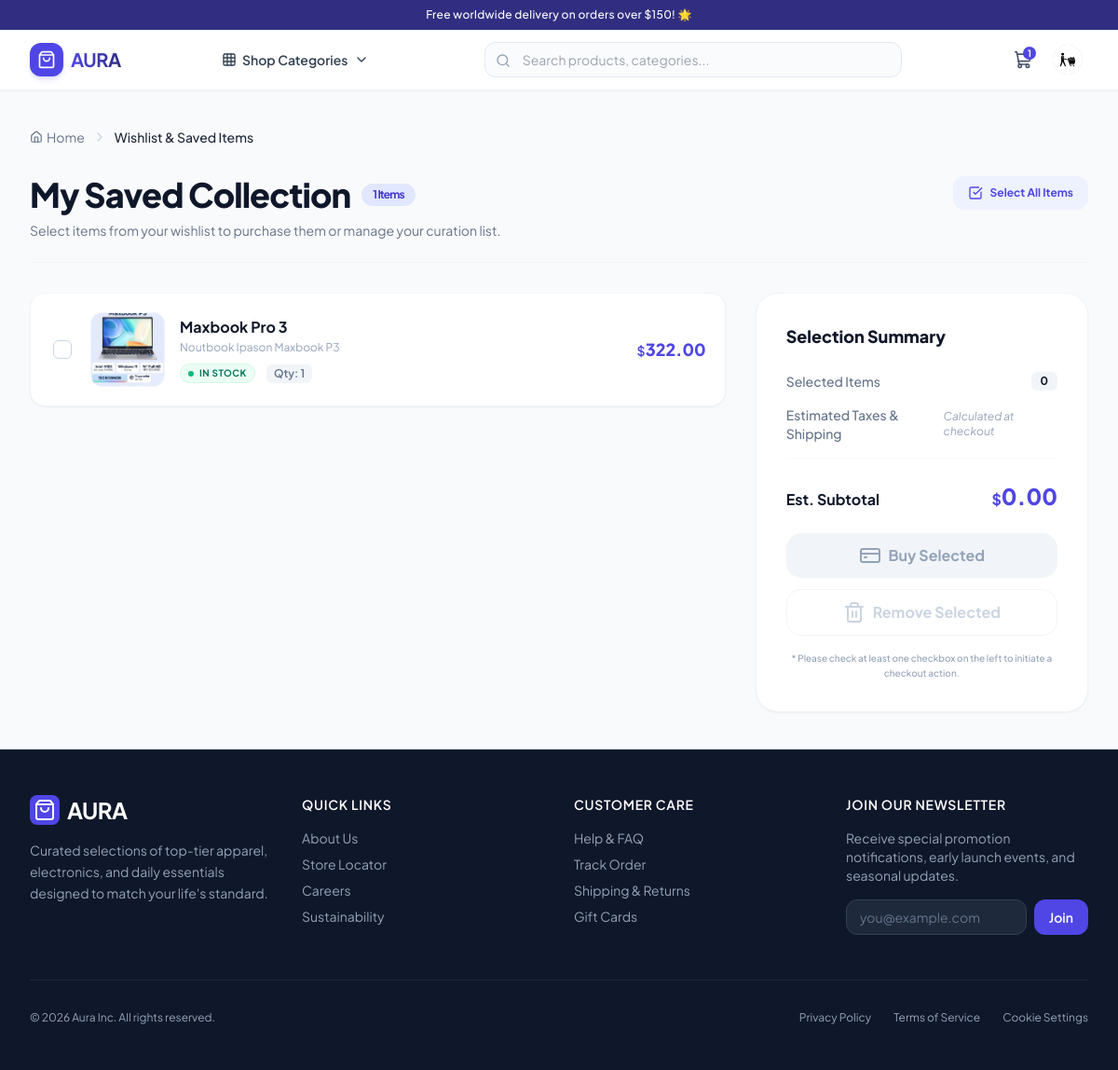
/saved (signed in), run on an earlier commit of the app's database.
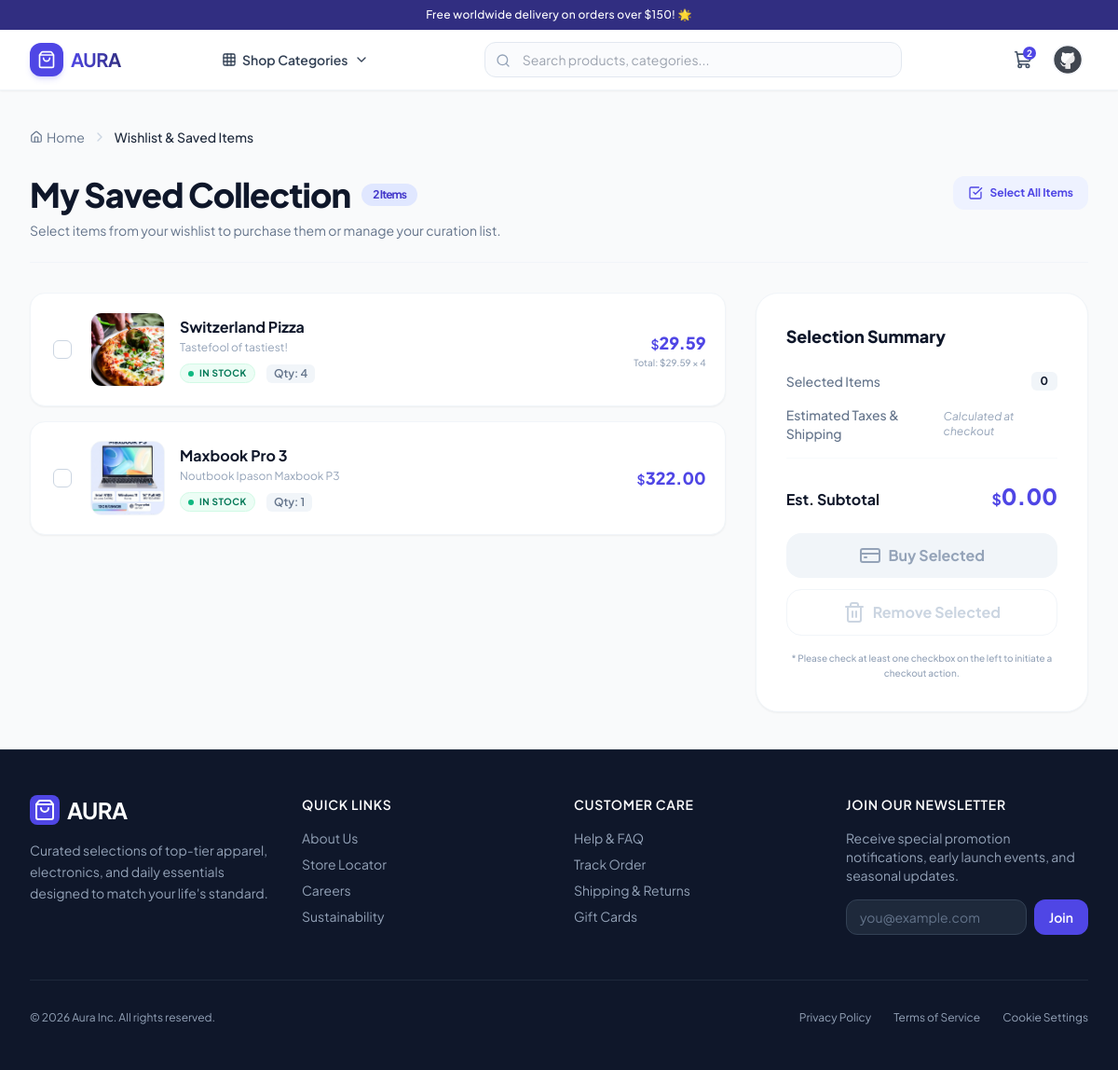
And on a later commit of the database.
### users/models.py (models this page shows)
class CustomUser(AbstractUser):
    age = models.IntegerField(null=True, blank=True)
    profile_img = models.ImageField(upload_to='avatars/', default='default_profile.jpg', blank=True)
    phone_number = models.CharField(max_length=15, blank=True, null=True)

### orders/models.py (models this page shows, shortened)
class Saved(models.Model):
    product = models.ForeignKey(Product, on_delete=models.CASCADE)
    quantity = models.IntegerField(default=1)
    user = models.ForeignKey(CustomUser, on_delete=models.CASCADE)

### products/models.py (models this page shows, shortened)
class Product(models.Model):
    name = models.CharField(max_length=100)
    desc = models.CharField(max_length=500, null=True, blank=True)
    price = models.DecimalField(max_digits=20, decimal_places=2)
    quantity = models.IntegerField(default=0)
    is_active = models.BooleanField(default=True)
    image = models.ImageField(upload_to='products/', null=True, blank=True)
    subcategory = models.ForeignKey(Subcategory, on_delete=models.CASCADE, related_name='products', null=True, blank=True)
    created_at = models.DateTimeField(auto_now_add=True)

### orders/views.py (the view, shortened to what this page needs)
# urls.py: path('saved', SavedView.as_view(), name='saved'),
class SavedView(LoginRequiredMixin, View):
    def get(self, request):
        user = request.user
        saved_items = Saved.objects.filter(user=user).order_by('-id')
        return render(request, 'orders/order-item.html', {'items':saved_items})

### products/context_processors.py (called while the page is built)
def categories_processor(request):
    context = {
        'categories': Category.objects.prefetch_related('subcategories').all()
    }
    if request.user.is_authenticated:
        context['saved_count'] = Saved.objects.filter(user=request.user).count()
    return context

### templates/orders/order-item.html (shortened to what the changed rows need)
{% extends 'base.html' %}
{% block content %}
<div class="max-w-7xl mx-auto px-4 sm:px-6 lg:px-8 py-10" x-data="{
         selectedItems: [],
         wishlistItems: [
             {% for item in items %}
             {
                 pk: '{{ item.pk }}',
                 price: parseFloat('{{ item.product.price|default:0 }}'),
                 quantity: parseInt('{{ item.quantity|default:1 }}')
             }{% if not forloop.last %},{% endif %}
             {% endfor %}
         ],
         get totalCost() {
             return this.selectedItems.reduce((sum, pk) => {
                 const match = this.wishlistItems.find(i => i.pk === pk);
                 return sum + (match ? (match.price * match.quantity) : 0);
             }, 0);
         },
         toggleSelectAll() {
             if (this.selectedItems.length === this.wishlistItems.length) {
                 this.selectedItems = [];
             } else {
                 this.selectedItems = this.wishlistItems.map(i => i.pk);
             }
         }
     }">
    <div class="border-b border-slate-100 pb-6 mb-8 flex flex-col md:flex-row md:items-end justify-between gap-4">
        <div>
            <h1 class="text-3xl font-extrabold tracking-tight text-slate-900 sm:text-4xl flex items-center gap-3">
                My Saved Collection
                <span class="text-xs font-bold bg-brand-100 text-brand-700 px-3 py-1 rounded-full">
                    {{ items|length }} Items
                </span>
            </h1>
        </div>
    </div>
    {% if items %}
    <form method="POST" class="grid grid-cols-1 lg:grid-cols-12 gap-8 items-start">
        <div class="lg:col-span-8 space-y-4">
            {% for item in items %}
            <div class="group bg-white rounded-2xl border transition-all duration-300 p-5 relative flex flex-col sm:flex-row items-start sm:items-center justify-between gap-5 shadow-sm hover:shadow-md"
                :class="selectedItems.includes('{{ item.pk }}') ? 'border-brand-500 ring-2 ring-brand-500/10 bg-brand-50/10' : 'border-slate-100'">
                <div class="flex items-center gap-4 w-full sm:w-auto">
                    <label class="relative flex items-center cursor-pointer p-1">
                        <input type="checkbox" name="order-item" value="{{ item.pk }}" x-model="selectedItems"
                            class="peer h-5 w-5 cursor-pointer appearance-none rounded-md border border-slate-300 checked:border-brand-600 checked:bg-brand-600 transition-colors focus:ring-2 focus:ring-brand-500/20 focus:outline-none">
                    </label>
                    <a href="{% url 'product-detail' item.product.pk %}">
                        <div
                            class="w-20 h-20 bg-slate-50 border border-slate-100 rounded-xl overflow-hidden flex-shrink-0 flex items-center justify-center relative shadow-inner">
                            {% if item.product.image %}
                            <img src="{{ item.product.image.url }}"
                                class="w-full h-full object-cover group-hover:scale-105 transition duration-300"
                                alt="{{ item.product.name }}">
                            {% else %}
                            <div class="flex flex-col items-center justify-center text-slate-300">
                                <i data-lucide="image-off" class="w-6 h-6"></i>
                            </div>
                            {% endif %}
                        </div>
                    </a>
                    <div class="space-y-1">
                        <a href="{% url 'product-detail' item.product.pk %}">
                        <h3 class="font-bold text-slate-900 group-hover:text-brand-600 transition text-sm sm:text-base">
                            {{ item.product.name }}
                        </h3>
                        {% if item.product.desc %}
                        <p class="text-xs text-slate-400 line-clamp-1 max-w-[280px] sm:max-w-md leading-relaxed">
                            {{ item.product.desc }}
                        </p>
                        {% endif %}
                        </a>
                        <div class="flex items-center gap-3 pt-1">
                            {% if item.product.is_active and item.product.quantity > 0 %}
                            <span
                                class="inline-flex items-center gap-1.5 px-2 py-0.5 rounded-full text-[10px] font-bold uppercase tracking-wider bg-emerald-50 text-emerald-700 border border-emerald-100">
                                <span class="w-1.5 h-1.5 bg-emerald-500 rounded-full animate-pulse"></span>
                                In Stock
                            </span>
                            {% else %}
                            <span
                                class="inline-flex items-center gap-1.5 px-2 py-0.5 rounded-full text-[10px] font-bold uppercase tracking-wider bg-red-50 text-red-700 border border-red-100">
                                <span class="w-1.5 h-1.5 bg-red-500 rounded-full"></span>
                                Out of Stock
                            </span>
                            {% endif %}
                            <span class="text-xs font-semibold text-slate-500 bg-slate-100 px-2 py-0.5 rounded-md">
                                Qty: {{ item.quantity }}
                            </span>
                        </div>
                    </div>
                </div>
                <div
                    class="flex items-center sm:flex-col justify-between sm:items-end w-full sm:w-auto border-t sm:border-t-0 border-slate-50 pt-3 sm:pt-0">
                    <div class="text-right">
                        <div class="text-lg font-extrabold text-brand-600">
                            <span class="text-sm font-semibold">$</span>{{ item.product.price }}
                        </div>
                        {% if item.quantity > 1 %}
                        <div class="text-[10px] text-slate-400 font-medium">
                            Total: ${{ item.product.price }} × {{ item.quantity }}
                        </div>
                        {% endif %}
                    </div>
                </div>
            </div>
            {% endfor %}
        </div>
    </form>
    {% endif %}
</div>
{% endblock %}

### templates/base.html (shortened to what the changed rows need)
<!DOCTYPE html>
<html lang="en" class="h-full bg-gray-50">
<head>
    <script src="https://cdn.tailwindcss.com"></script>
</head>
<body class="flex flex-col min-h-full text-slate-800" x-data="{ mobileMenuOpen: false }">
    <header class="sticky top-0 z-40 bg-white/95 backdrop-blur-md border-b border-slate-100 shadow-sm"
        x-data="{ catMenuOpen: false, userMenuOpen: false }">
        <div class="max-w-7xl mx-auto px-4 sm:px-6 lg:px-8">
            <div class="flex items-center justify-between h-16 gap-4">
                <div class="flex items-center gap-2">
                    {% if request.user.is_authenticated and saved_count > 0 %}
                    <a href="{% url 'saved' %}"
                        class="relative p-2 text-slate-600 hover:bg-slate-50 hover:text-brand-600 rounded-lg transition">
                        <i data-lucide="shopping-cart" class="w-5 h-5"></i>
                        <span
                            class="absolute top-1 right-1 bg-brand-600 text-white text-[10px] w-3.5 h-3.5 rounded-full flex items-center justify-center font-bold">
                            {{saved_count}}
                        </span>
                    </a>
                    {% endif %}
                    <div class="relative">
                        <button @click="userMenuOpen = !userMenuOpen" @click.away="userMenuOpen = false"
                            class="flex items-center gap-1.5 p-1.5 rounded-lg hover:bg-slate-50 transition">
                            <div
                                class="w-8 h-8 bg-brand-100 text-brand-700 font-bold rounded-full flex items-center justify-center text-xs">
                                {% if user.is_authenticated %}
                                <div
                                    class="w-8 h-8 bg-brand-100 text-brand-700 font-bold rounded-full flex items-center justify-center text-sm uppercase overflow-hidden">
                                    <img src="{{request.user.profile_img.url}}" alt=""
                                        class="w-full h-full object-cover rounded-full">
                                </div>
                                {% else %}
                                <i data-lucide="user" class="w-4 h-4"></i>
                                {% endif %}
                            </div>
                        </button>
                    </div>
                </div>
            </div>
        </div>
    </header>
    <main class="flex-grow">
        {% block content %}{% endblock %}
    </main>
</body>
</html>

What changed in the data, as far as the page shows it:
changed CustomUser: user.profile_img: picture added in place of a placeholder
added Saved: product.image (picture), product.name "Switzerland Pizza", product.desc "Tastefool of tastiest!", shows "IN STOCK", quantity "4", product.price "29.59"
Also different on the page:
{{ saved_count }}: "1" → "2"
{{ items|length }}: "1" → "2"
